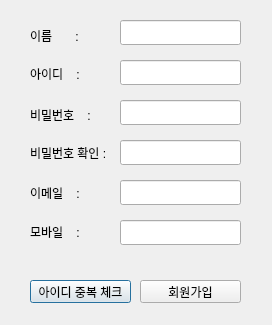
<?xml version="1.0" encoding="UTF-8"?>
<ui version="4.0">
 <class>Dialog</class>
 <widget class="QDialog" name="Dialog">
  <property name="geometry">
   <rect>
    <x>0</x>
    <y>0</y>
    <width>272</width>
    <height>325</height>
   </rect>
  </property>
  <property name="windowTitle">
   <string>Dialog</string>
  </property>
  <widget class="QLabel" name="label">
   <property name="geometry">
    <rect>
     <x>30</x>
     <y>26</y>
     <width>71</width>
     <height>20</height>
    </rect>
   </property>
   <property name="text">
    <string>이름       :</string>
   </property>
  </widget>
  <widget class="QLabel" name="label_2">
   <property name="geometry">
    <rect>
     <x>30</x>
     <y>66</y>
     <width>61</width>
     <height>16</height>
    </rect>
   </property>
   <property name="text">
    <string>아이디    :</string>
   </property>
  </widget>
  <widget class="QLabel" name="label_3">
   <property name="geometry">
    <rect>
     <x>30</x>
     <y>105</y>
     <width>81</width>
     <height>20</height>
    </rect>
   </property>
   <property name="text">
    <string>비밀번호    :</string>
   </property>
  </widget>
  <widget class="QLabel" name="label_4">
   <property name="geometry">
    <rect>
     <x>30</x>
     <y>145</y>
     <width>91</width>
     <height>16</height>
    </rect>
   </property>
   <property name="text">
    <string>비밀번호 확인 :</string>
   </property>
  </widget>
  <widget class="QLabel" name="label_5">
   <property name="geometry">
    <rect>
     <x>30</x>
     <y>185</y>
     <width>71</width>
     <height>16</height>
    </rect>
   </property>
   <property name="text">
    <string>이메일    :</string>
   </property>
  </widget>
  <widget class="QLabel" name="label_6">
   <property name="geometry">
    <rect>
     <x>30</x>
     <y>226</y>
     <width>56</width>
     <height>12</height>
    </rect>
   </property>
   <property name="text">
    <string>모바일    :</string>
   </property>
  </widget>
  <widget class="QLineEdit" name="name_edit">
   <property name="geometry">
    <rect>
     <x>120</x>
     <y>20</y>
     <width>121</width>
     <height>25</height>
    </rect>
   </property>
   <property name="echoMode">
    <enum>QLineEdit::Normal</enum>
   </property>
  </widget>
  <widget class="QLineEdit" name="id_edit">
   <property name="geometry">
    <rect>
     <x>120</x>
     <y>60</y>
     <width>121</width>
     <height>25</height>
    </rect>
   </property>
   <property name="echoMode">
    <enum>QLineEdit::Normal</enum>
   </property>
  </widget>
  <widget class="QLineEdit" name="pass_edit">
   <property name="geometry">
    <rect>
     <x>120</x>
     <y>100</y>
     <width>121</width>
     <height>25</height>
    </rect>
   </property>
   <property name="echoMode">
    <enum>QLineEdit::Password</enum>
   </property>
  </widget>
  <widget class="QLineEdit" name="cpass_edit">
   <property name="geometry">
    <rect>
     <x>120</x>
     <y>140</y>
     <width>121</width>
     <height>25</height>
    </rect>
   </property>
   <property name="echoMode">
    <enum>QLineEdit::Password</enum>
   </property>
  </widget>
  <widget class="QLineEdit" name="email_edit">
   <property name="geometry">
    <rect>
     <x>120</x>
     <y>180</y>
     <width>121</width>
     <height>25</height>
    </rect>
   </property>
   <property name="echoMode">
    <enum>QLineEdit::Normal</enum>
   </property>
  </widget>
  <widget class="QLineEdit" name="mob_edit">
   <property name="geometry">
    <rect>
     <x>120</x>
     <y>220</y>
     <width>121</width>
     <height>25</height>
    </rect>
   </property>
   <property name="echoMode">
    <enum>QLineEdit::Normal</enum>
   </property>
  </widget>
  <widget class="QPushButton" name="pushButton">
   <property name="geometry">
    <rect>
     <x>30</x>
     <y>280</y>
     <width>101</width>
     <height>23</height>
    </rect>
   </property>
   <property name="text">
    <string>아이디 중복 체크</string>
   </property>
  </widget>
  <widget class="QPushButton" name="pushButton_2">
   <property name="geometry">
    <rect>
     <x>140</x>
     <y>280</y>
     <width>101</width>
     <height>23</height>
    </rect>
   </property>
   <property name="text">
    <string>회원가입</string>
   </property>
  </widget>
 </widget>
 <resources/>
 <connections/>
</ui>
